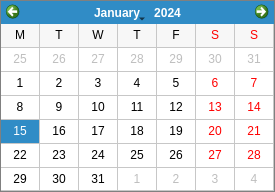
<?xml version="1.0" encoding="UTF-8"?>
<ui version="4.0">
 <class>Dialog</class>
 <widget class="QDialog" name="Dialog">
  <property name="geometry">
   <rect>
    <x>0</x>
    <y>0</y>
    <width>275</width>
    <height>192</height>
   </rect>
  </property>
  <property name="windowTitle">
   <string>Dialog</string>
  </property>
  <property name="styleSheet">
   <string notr="true">QDialog {
	border: 1px solid gray
}</string>
  </property>
  <layout class="QHBoxLayout" name="horizontalLayout">
   <property name="leftMargin">
    <number>1</number>
   </property>
   <property name="topMargin">
    <number>1</number>
   </property>
   <property name="rightMargin">
    <number>1</number>
   </property>
   <property name="bottomMargin">
    <number>1</number>
   </property>
   <item>
    <widget class="QCalendarWidget" name="calendar">
     <property name="gridVisible">
      <bool>true</bool>
     </property>
     <property name="horizontalHeaderFormat">
      <enum>QCalendarWidget::SingleLetterDayNames</enum>
     </property>
     <property name="verticalHeaderFormat">
      <enum>QCalendarWidget::NoVerticalHeader</enum>
     </property>
    </widget>
   </item>
  </layout>
 </widget>
 <resources/>
 <connections/>
</ui>
